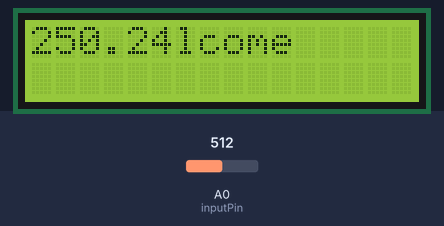
A sketch run on a simulated Arduino Uno, built with avr-gcc and run on an emulated ATmega328P. Shown: 16×2 character LCD. Inputs (shaded band) come from the test bench; at power-on: A0 (inputPin) = 512.

Above: at 1.2 s.
1.3 s: A0 (inputPin) set to 716
At 2.3 s:
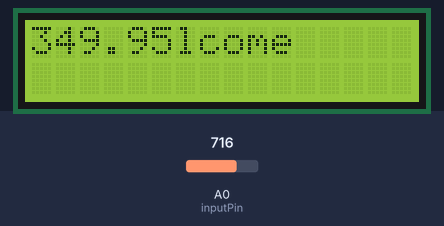
3.5 s: A0 (inputPin) set to 900
At 5.2 s:
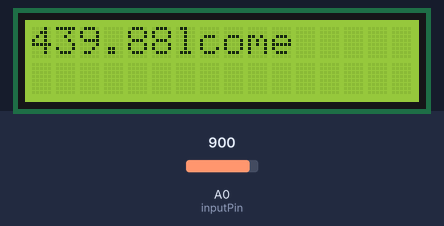
5.5 s: A0 (inputPin) set to 1023
At 7.0 s:
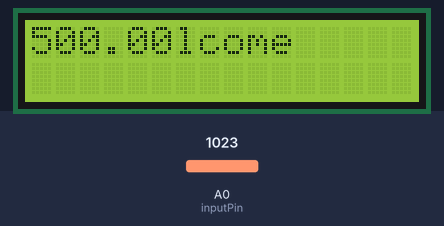
Timing chart, 0 to 8.5 s (numbered marks = the images above; inputs shaded):
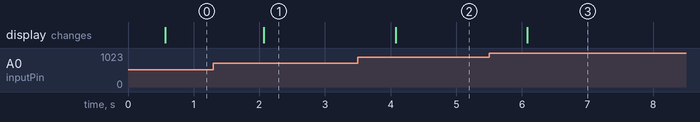

Measured:
- after the input at 1.3 s, the display: changes after 0.77 s (image 1)
- after the input at 3.5 s, the display: changes after 0.58 s (image 2)
- after the input at 5.5 s, the display: changes after 0.58 s (image 3)

The sketch:

TemperatureSensor.ino
```cpp
#include <LiquidCrystal.h>
LiquidCrystal lcd( 9, 8, 4, 5, 6, 7); //(Rs,E,D4,D5,D6,D7)
int inputPin = A0;
int sensorRead;
float temperature;
float volt;
void setup()
{
pinMode(inputPin,INPUT);
Serial.begin(9600);
 lcd.begin(16,2);
 lcd.setCursor(4,0);
 lcd.print("Welcome");

}
void loop()
{
   sensorRead = analogRead(inputPin);
   volt= sensorRead *(5.0/1023);
   temperature=volt/0.01;
    delay(500);
   lcd.setCursor(0,0);
   lcd.print(temperature);
}
```
